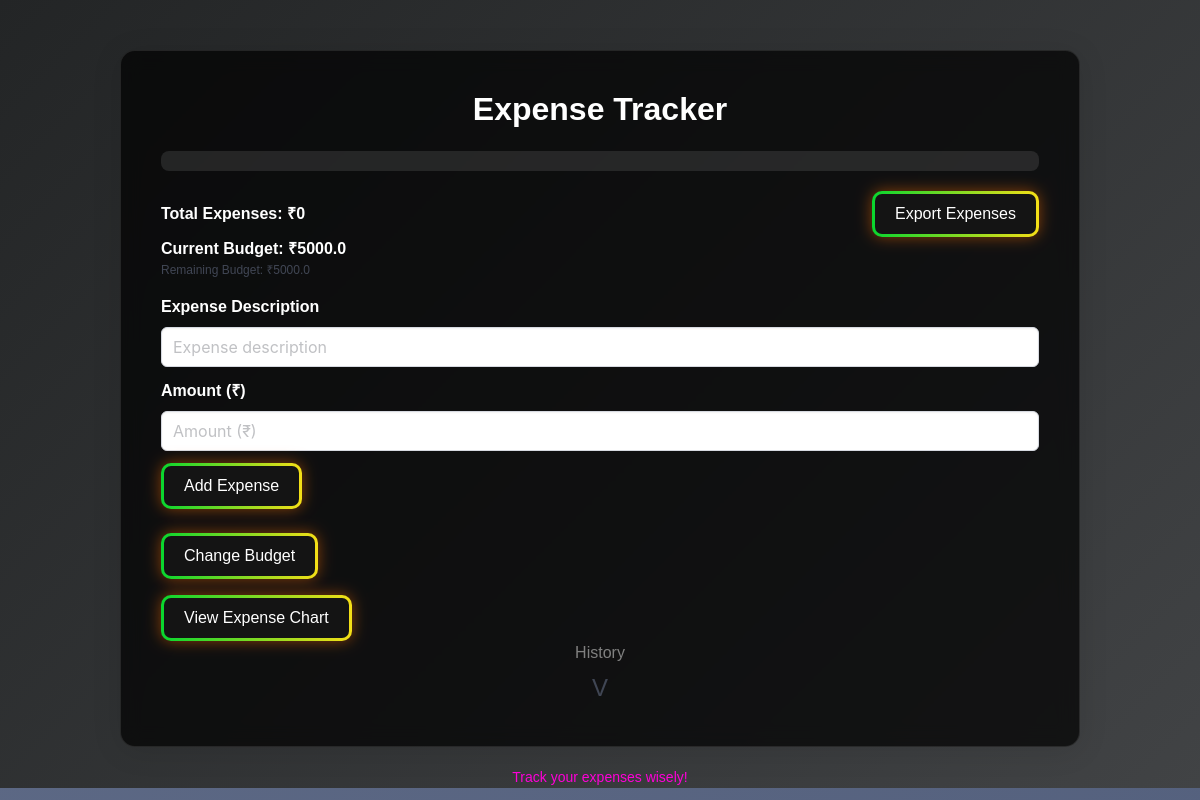
/, run on an earlier commit of the app's database.
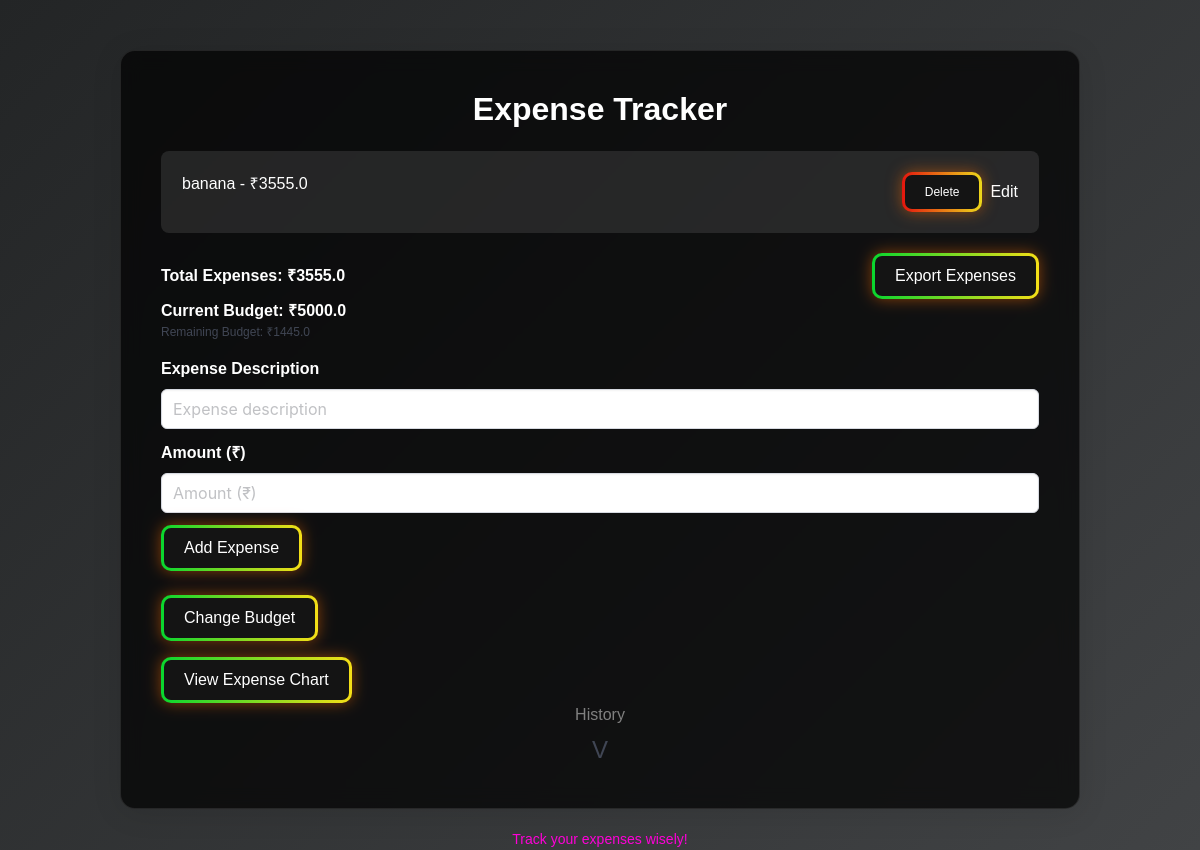
And on a later commit of the database.
### app.py (models this page shows)
class Budget(db.Model):
    id = db.Column(db.Integer, primary_key=True)
    value = db.Column(db.Float, nullable=False)

class Expense(db.Model):
    id = db.Column(db.Integer, primary_key=True)
    description = db.Column(db.String(100), nullable=False)
    amount = db.Column(db.Float, nullable=False)
    date_added = db.Column(db.DateTime, default=db.func.current_timestamp())

### app.py (the view, shortened to what this page needs)
@app.route('/', methods=["GET", "POST"])
def index():
    budget_entry = Budget.query.first()
    budget = budget_entry.value if budget_entry else 0
    expenses = Expense.query.order_by(Expense.date_added.desc()).all()
    total = sum(expense.amount for expense in expenses)
    alert = None
    if total > budget:
        alert = "You've exceeded the budget!"
    deleted_expenses = DeletedExpense.query.all()
    return render_template("index.html", expenses=expenses, total=total, budget=budget, alert=alert, deleted_expenses=deleted_expenses)

### templates/index.html (shortened to what this page needs)
<!DOCTYPE html>
<html lang="en">
<head>
    <link rel="stylesheet" href="static/css/bulma.min.css">
</head>
<body>
    <div class="dynamic-background"></div>
    <div class="container">
        <h1 class="title has-text-centered">Expense Tracker </h1>
        <ul class="list expense-list">
            {% for expense in expenses %}
            <li class="list-item is-flex is-justify-content-space-between">
                <span>{{ expense.description }} - ₹{{ expense.amount }}</span>
                <div class="buttons-container">
                    <form action="{{ url_for('remove_expense') }}" method="POST" style="display:inline;">
                        <button type="submit" class="button is-danger is-small">Delete</button>
                    </form>
                    <button type="button" class="edit-button" data-id="{{ expense.id }}" data-description="{{ expense.description }}" data-amount="{{ expense.amount }}">Edit</button>
                </div>
            </li>
            {% endfor %}
        </ul>
        <div class="is-flex is-justify-content-space-between is-align-items-center mt-4">
            <p class="total-expenses">Total Expenses: ₹{{ total }}</p>
            <div>
                <button id="exportButton" class="button is-primary">Export Expenses</button>
            </div>
        </div>
        <p class="current-budget">Current Budget: ₹{{ budget }}</p>
        <p class="remaining-budget is-size-7">Remaining Budget: ₹{{ budget - total }}</p>
        <form action="/" method="POST" class="mt-4">
            <div class="field">
                <label class="label has-text-white">Expense Description</label>
                <div class="control">
                    <input type="text" id="description" name="description" class="input" placeholder="Expense description" required>
                </div>
            </div>
            <div class="field">
                <label class="label has-text-white">Amount (₹)</label>
                <div class="control">
                    <input type="number" step="1" id="amount" name="amount" class="input" placeholder="Amount (₹)" required min="0">
                </div>
            </div>
            <div class="field">
                <div class="control">
                    <button type="submit" class="button is-primary">Add Expense</button>
                </div>
            </div>
        </form>
        <br>
        <a href="/set_budget" class="button is-primary">Change Budget</a>
        <br>
        <a href="/chart" class="button is-primary mt-4">View Expense Chart</a>
        <br>
        <h3 class="history-title">History</h3>
        <span class="toggle-dropdown" onclick="toggleDropdown(this)">V</span>
    </div>
    <footer>
        <p>Track your expenses wisely! </p>
    </footer>
</body>
</html>

What changed in the data, as far as the page shows it:
added Expense: description "banana", amount "3555.0"
computed for Budget: budget-total "5000.0" → "1445.0"
Also different on the page:
{{ total }}: "0" → "3555.0"
